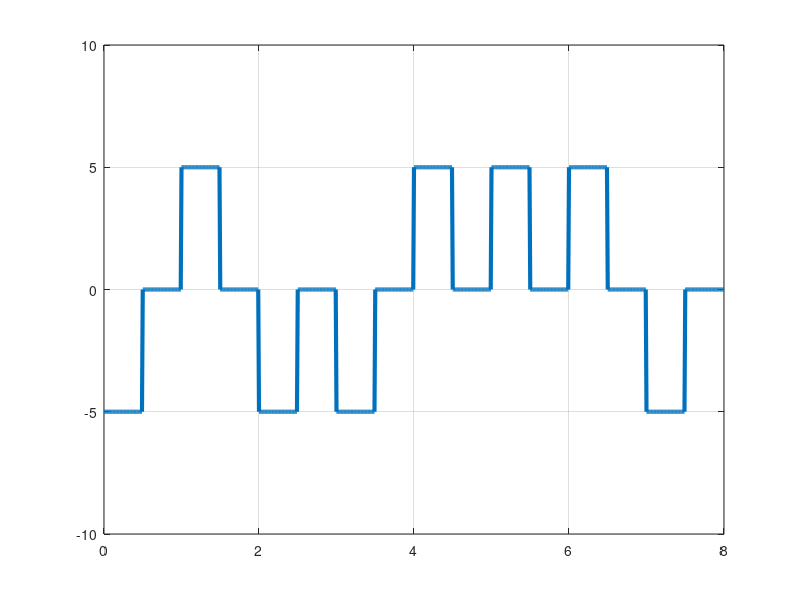

Recreate this plot in MATLAB.
bits=[0 1 0 0 1 1 1 0];
bitduration=1;
T=length(bits)*bitduration;
fs=100;
t=0:bitduration/fs:T;

x=zeros(1,length(t));



# Encoding...


for i=1:length(bits)

    if(bits(i)==1)


      x((i-1)*fs+1:(i*fs-fs/2))=5;



     else

       x((i-1)*fs+1:(i*fs-fs/2))=-5;


    endif



endfor




plot(t,x,'Linewidth',3);
xlim([0,T]);
ylim([-10 10]);
grid on;

counter=0;

# Decoding...

for i=1:fs:length(x)-1
  counter=counter+1;
    if(x(i)==5)
      result(counter)=1;
    else
       result(counter)=0;

    endif
  endfor

  result
